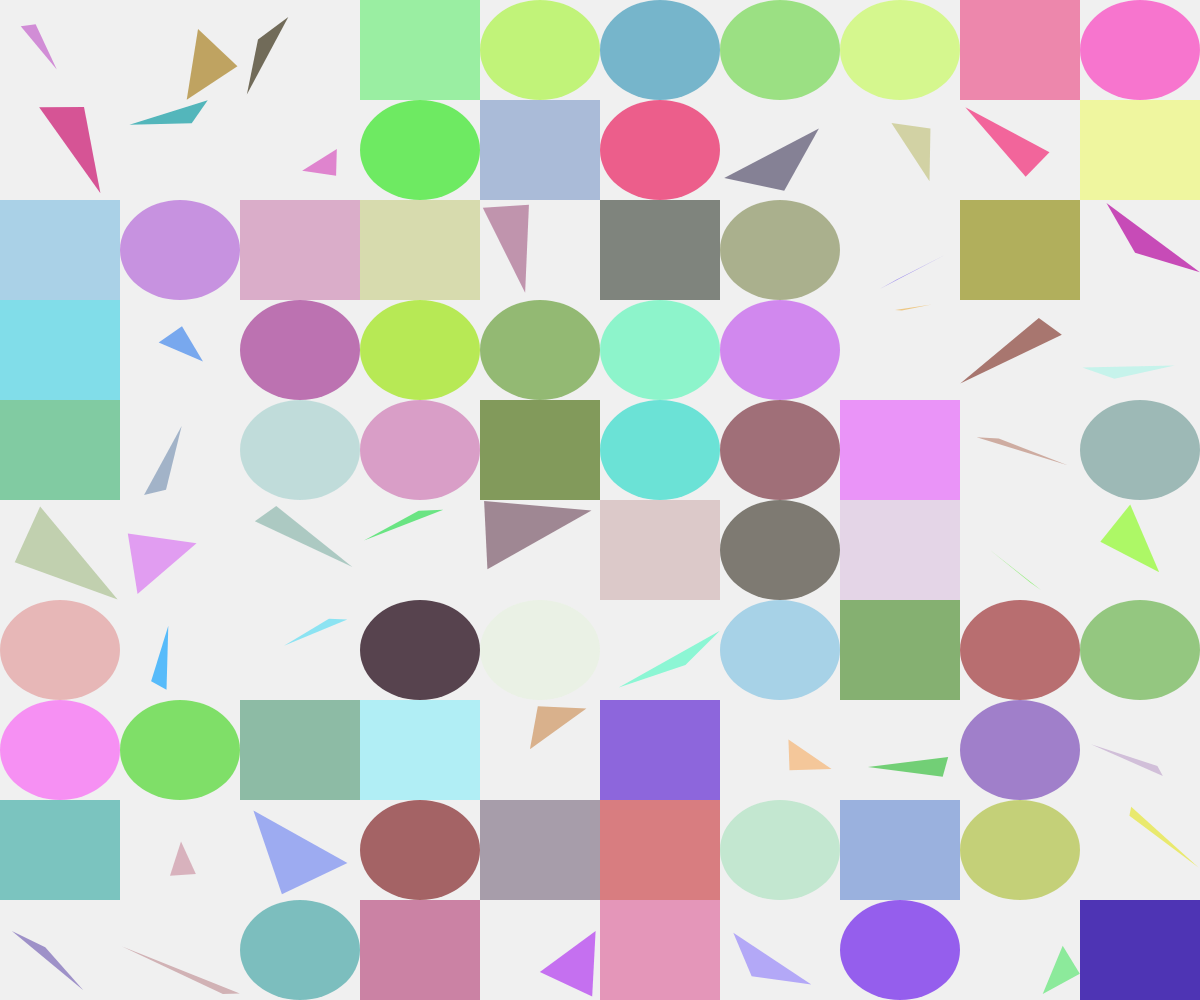
Frame 1 (no input)
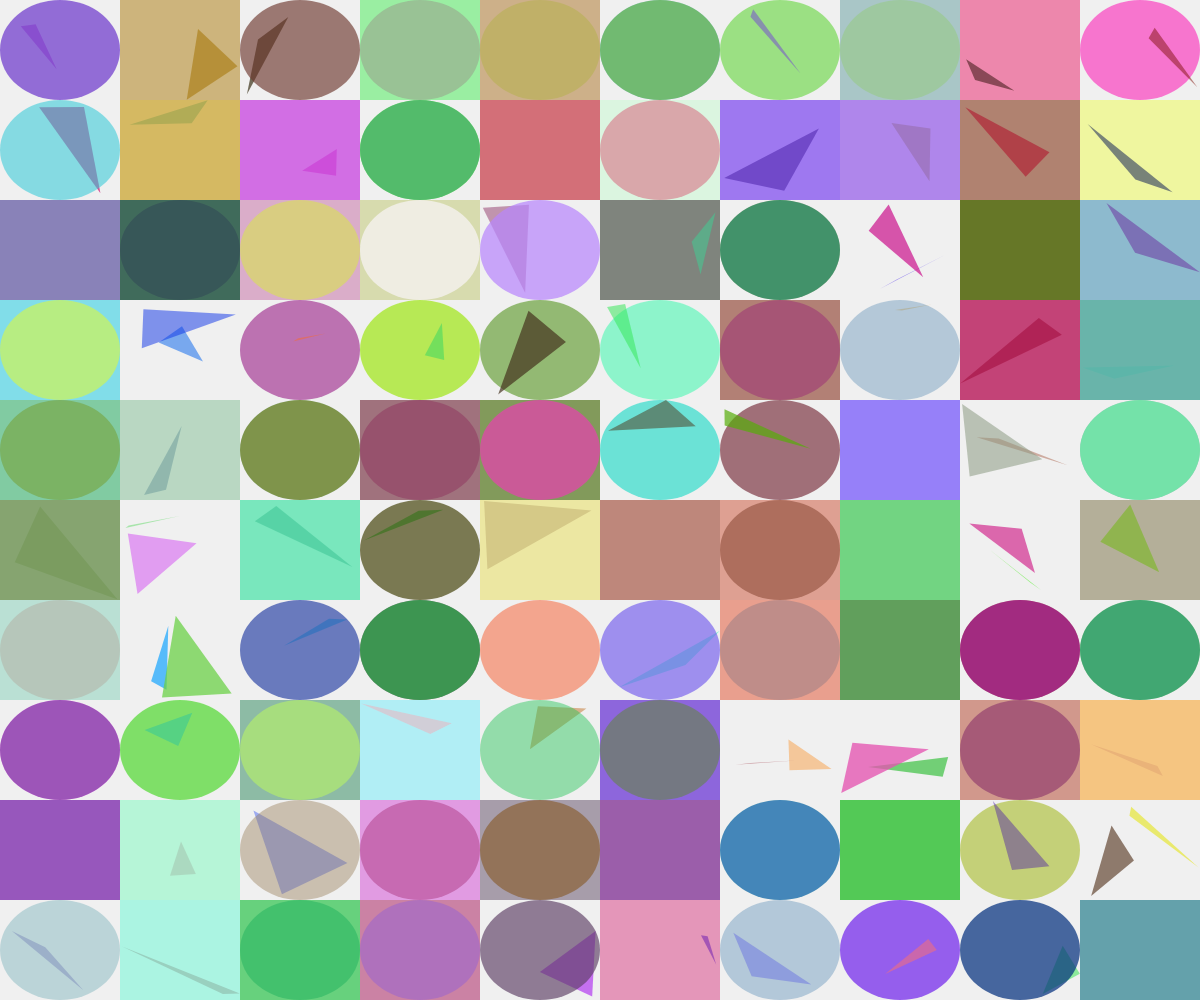
Frame 2 (the mouse pressed at the canvas centre, redrawn once)

The p5.js sketch that drew these frames (run headless with seeded random() and noise() and a simulated clock; the mouse was pressed at the canvas centre and the sketch redrawn once):

// p5.js sketch
// ── sketch.js
function setup() {
  createCanvas(windowWidth, windowHeight);
  noLoop(); // Stops draw loop so it only renders once
  background(240);
}

function draw() {
  let cols = 10;
  let rows = 10;
  let w = width / cols;
  let h = height / rows;

  for (let i = 0; i < cols; i++) {
    for (let j = 0; j < rows; j++) {
      let x = i * w;
      let y = j * h;
      drawRandomShape(x, y, w, h);
    }
  }
}

function drawRandomShape(x, y, w, h) {
  noStroke();
  fill(random(255), random(255), random(255), random(100, 200));
  let shapeType = int(random(3));

  if (shapeType === 0) {
    ellipse(x + w / 2, y + h / 2, w, h);
  } else if (shapeType === 1) {
    rect(x, y, w, h);
  } else {
    triangle(
      x + random(w),
      y + random(h),
      x + random(w),
      y + random(h),
      x + random(w),
      y + random(h)
    );
  }
}
